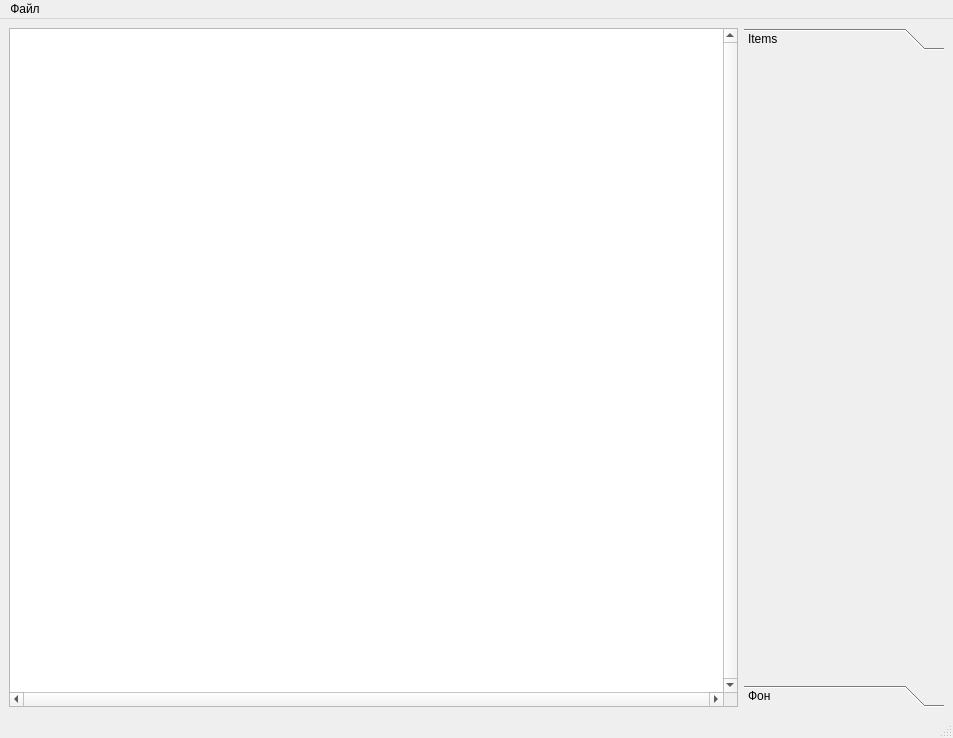
<?xml version="1.0" encoding="UTF-8"?>
<ui version="4.0">
 <class>MainWindow</class>
 <widget class="QMainWindow" name="MainWindow">
  <property name="geometry">
   <rect>
    <x>0</x>
    <y>0</y>
    <width>953</width>
    <height>738</height>
   </rect>
  </property>
  <property name="minimumSize">
   <size>
    <width>500</width>
    <height>500</height>
   </size>
  </property>
  <property name="windowTitle">
   <string>MainWindow</string>
  </property>
  <widget class="QWidget" name="centralwidget">
   <layout class="QHBoxLayout" name="horizontalLayout">
    <item>
     <widget class="QGraphicsView" name="canvas">
      <property name="verticalScrollBarPolicy">
       <enum>Qt::ScrollBarAlwaysOn</enum>
      </property>
      <property name="horizontalScrollBarPolicy">
       <enum>Qt::ScrollBarAlwaysOn</enum>
      </property>
     </widget>
    </item>
    <item>
     <widget class="QToolBox" name="toolBox">
      <property name="maximumSize">
       <size>
        <width>200</width>
        <height>16777215</height>
       </size>
      </property>
      <property name="currentIndex">
       <number>0</number>
      </property>
      <widget class="QWidget" name="page">
       <property name="geometry">
        <rect>
         <x>0</x>
         <y>0</y>
         <width>200</width>
         <height>606</height>
        </rect>
       </property>
       <attribute name="label">
        <string>Items</string>
       </attribute>
       <layout class="QGridLayout" name="gridLayout"/>
      </widget>
      <widget class="QWidget" name="page_2">
       <property name="geometry">
        <rect>
         <x>0</x>
         <y>0</y>
         <width>200</width>
         <height>606</height>
        </rect>
       </property>
       <attribute name="label">
        <string>Фон</string>
       </attribute>
       <layout class="QGridLayout" name="gridLayout_2"/>
      </widget>
     </widget>
    </item>
   </layout>
  </widget>
  <widget class="QMenuBar" name="menubar">
   <property name="geometry">
    <rect>
     <x>0</x>
     <y>0</y>
     <width>953</width>
     <height>24</height>
    </rect>
   </property>
   <widget class="QMenu" name="menu">
    <property name="title">
     <string>Файл</string>
    </property>
    <addaction name="create"/>
    <addaction name="separator"/>
    <addaction name="save"/>
    <addaction name="saveAs"/>
    <addaction name="separator"/>
    <addaction name="load"/>
    <addaction name="separator"/>
    <addaction name="exit"/>
   </widget>
   <addaction name="menu"/>
  </widget>
  <widget class="QStatusBar" name="statusbar"/>
  <action name="create">
   <property name="text">
    <string>Создать</string>
   </property>
   <property name="shortcut">
    <string>Ctrl+N</string>
   </property>
  </action>
  <action name="save">
   <property name="text">
    <string>Сохранить</string>
   </property>
   <property name="shortcut">
    <string>Ctrl+S</string>
   </property>
  </action>
  <action name="load">
   <property name="text">
    <string>Загрузить</string>
   </property>
   <property name="shortcut">
    <string>Ctrl+L</string>
   </property>
  </action>
  <action name="exit">
   <property name="text">
    <string>Выход</string>
   </property>
  </action>
  <action name="saveAs">
   <property name="text">
    <string>Сохранить как</string>
   </property>
   <property name="shortcut">
    <string>Ctrl+Shift+S</string>
   </property>
  </action>
 </widget>
 <resources>
  <include location="resource.qrc"/>
 </resources>
 <connections/>
 <buttongroups>
  <buttongroup name="buttonGroup"/>
 </buttongroups>
</ui>
